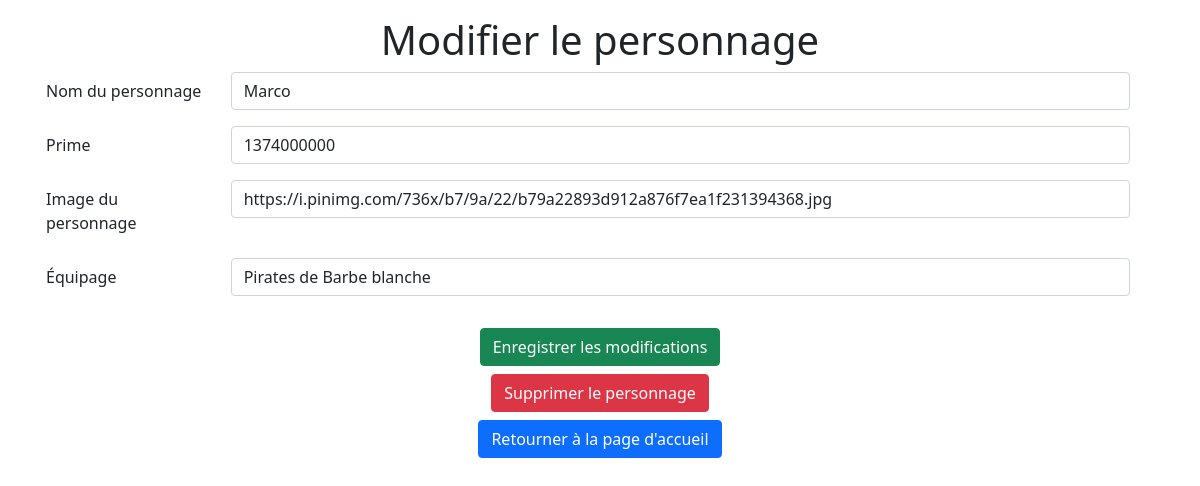
The app's page /modifier.php?id=6, older data.
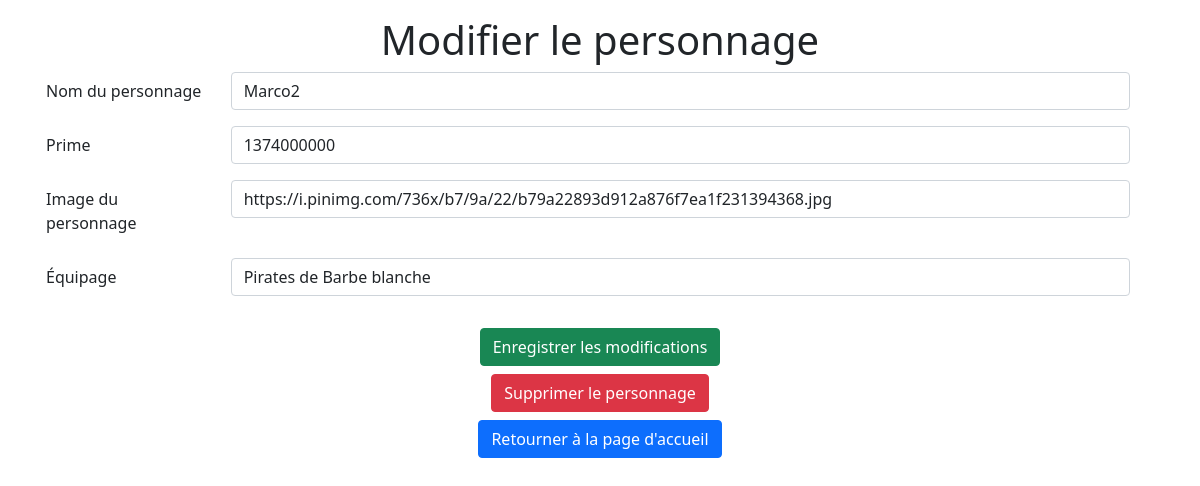
The same page, newer data.
### tables this page shows
CREATE TABLE `persosonepiece` (
  `id` int(11) NOT NULL,
  `nom` varchar(255) NOT NULL,
  `prime` double NOT NULL,
  `image` varchar(1500) NOT NULL,
  `equipage` varchar(255) NOT NULL
);

### modifier.php (the view, shortened to what this page needs)
<!DOCTYPE html>
<html lang="en">
<head>
    <link href="https://cdn.jsdelivr.net/npm/bootstrap@5.0.2/dist/css/bootstrap.min.css" rel="stylesheet">
</head>
<body>
    <?php
    $id = $nom = $prime = $image = $equipage = "";
    $erreur = false;
    if ($_SERVER["REQUEST_METHOD"] != "POST" || $erreur == true) {
        if (isset($_GET['id'])) {
            $id = $_GET['id'];
        }
        $serveurname = "localhost";
        $username = "root";
        $password =  "root";
        $db = "persosonepiece";
        $conn = new mysqli($serveurname, $username, $password, $db);
        $sql = "SELECT * FROM persosonepiece WHERE id=". $id;
        $conn->query('SET NAMES utf8');
        $result = $conn->query($sql);
        if($result->num_rows > 0){
            $row = $result->fetch_assoc();
        }
        $nom = $row["nom"];
        $prime = $row["prime"];
        $image = $row["image"];
        $equipage = $row["equipage"];
    ?>
        <div class="container mt-3">
            <h1 class="text-center">Modifier le personnage</h1>
            <form id="form" class="row g-3 needs-validation" action="<?php echo htmlspecialchars($_SERVER["PHP_SELF"]); ?>" method="post" novalidate>
                <div class="row mb-3 mt-3">
                    <label for="nom" class="col-sm-2 col-form-label">Nom du personnage</label>
                    <div class="col-sm-10">
                        <input type="text" class="form-control" id="nom" name="nom" value="<?php echo $nom; ?>" required>
                    </div>
                </div>
                <div class="row mb-3">
                    <label for="prime" class="col-sm-2 col-form-label">Prime</label>
                    <div class="col-sm-10">
                        <input type="number" class="form-control" id="prime" name="prime" value="<?php echo $prime; ?>" required>
                    </div>
                </div>
                <div class="row mb-3">
                    <label for="image" class="col-sm-2 col-form-label">Image du personnage</label>
                    <div class="col-sm-10">
                        <input type="text" class="form-control" id="image" name="image" value="<?php echo $image; ?>" required>
                    </div>
                </div>
                <div class="row mb-3">
                    <label for="passwordConfirmation" class="col-sm-2 col-form-label">Équipage</label>
                    <div class="col-sm-10">
                        <input type="test" class="form-control" id="equipage" name="equipage" value="<?php echo $equipage; ?>" required>
                    </div>
                </div>
                <div class="text-center">
                    <button type="submit" class="btn btn-success">Enregistrer les modifications</button>
                </div>
            </form>
            <form action="supprimer.php" method="post" onSubmit="return confirm('Êtes-vous sûrs de vouloir supprimer ce personnage?');">
                <div class="text-center mt-2">
                    <button type="submit" class="btn btn-danger" id="btnSupprimer">Supprimer le personnage</button>
                </div>
            </form>
            <div class="text-center">
                <a class="btn btn-primary mt-2" href="./index.php" role="button">Retourner à la page d'accueil</a>
            </div>
        </div>
    <?php
    }
    ?>
</body>
</html>

Row changes from the older to the newer data that the page shows:
changed persosonepiece "https://i.pinimg.com/736x/b7/9a/22/b79a22893d912a876f7ea1f231394368.jpg": nom "Marco" → "Marco2"
